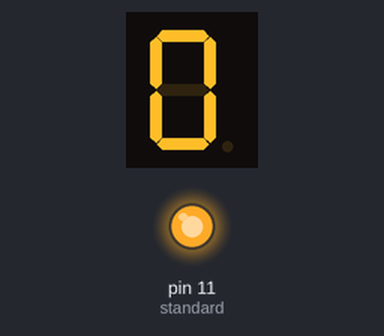
Recording of a sketch running on a simulated Arduino Uno, built with avr-gcc and run on an emulated ATmega328P. On the bench: 1-digit seven-segment display, output pins drawn as LEDs (lit = HIGH). Wiring (inferred from the names in the program): 1-digit 7-segment display, segments lit when LOW: segments pin 8, pin 7, pin 6, pin 4, pin 3, pin 9, pin 10, pin 5. The segment pins are drawn as the display they are named for; pins used as bus, display or sensor lines are not drawn.

Above: at 0.1 s.
At 0.5 s:
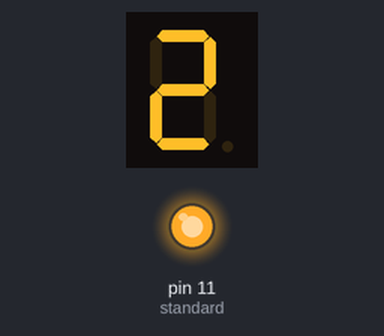
At 1.1 s:
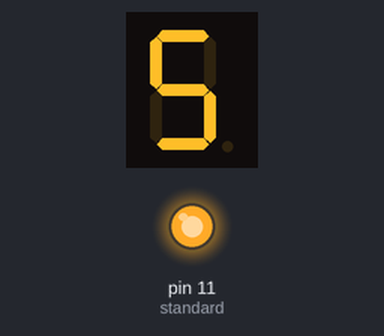
At 1.7 s:
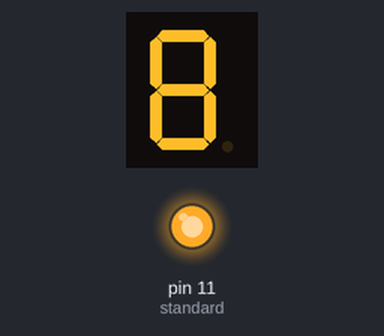
At 2.3 s:
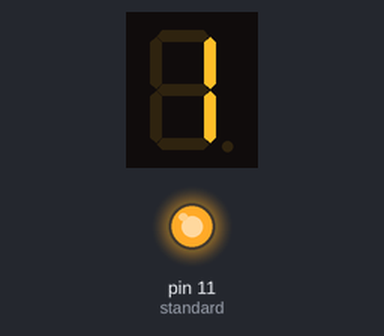

The sketch:

e16_digitron.ino
```cpp
int standard = 11;
int a = 8;
int b = 7;
int c = 6;
int d = 4;
int e = 3;
int f = 9;
int g = 10;
int dp = 5;

void digital_0(){
  digitalWrite(a, LOW);
  digitalWrite(b, LOW);
  digitalWrite(c, LOW);
  digitalWrite(d, LOW);
  digitalWrite(e, LOW);
  digitalWrite(f, LOW);

  digitalWrite(g, HIGH);
  digitalWrite(dp, HIGH);
}

void digital_1(){
  digitalWrite(b, LOW);
  digitalWrite(c, LOW);

  digitalWrite(a, HIGH);
  digitalWrite(d, HIGH);
  digitalWrite(e, HIGH);
  digitalWrite(f, HIGH);
  digitalWrite(g, HIGH);
  digitalWrite(dp, HIGH);
}

void digital_2(){
  digitalWrite(a, LOW);
  digitalWrite(b, LOW);
  digitalWrite(g, LOW);
  digitalWrite(e, LOW);
  digitalWrite(d, LOW);

  digitalWrite(c, HIGH);
  digitalWrite(f, HIGH);
  digitalWrite(dp, HIGH);
}

void digital_3(){
  digitalWrite(a, LOW);
  digitalWrite(b, LOW);
  digitalWrite(c, LOW);
  digitalWrite(d, LOW);
  digitalWrite(g, LOW);

  digitalWrite(e, HIGH);
  digitalWrite(f, HIGH);
  digitalWrite(dp, HIGH);
}

void digital_4(){
  digitalWrite(b, LOW);
  digitalWrite(c, LOW);
  digitalWrite(f, LOW);
  digitalWrite(g, LOW);

  digitalWrite(a, HIGH);
  digitalWrite(d, HIGH);
  digitalWrite(e, HIGH);
  digitalWrite(dp, HIGH);
}

void digital_5(){
  digitalWrite(a, LOW);
  digitalWrite(f, LOW);
  digitalWrite(g, LOW);
  digitalWrite(c, LOW);
  digitalWrite(d, LOW);

  digitalWrite(b, HIGH);
  digitalWrite(e, HIGH);
  digitalWrite(dp, HIGH);
}

void digital_6(){
  digitalWrite(a, LOW);
  digitalWrite(f, LOW);
  digitalWrite(g, LOW);
  digitalWrite(c, LOW);
  digitalWrite(d, LOW);
  digitalWrite(e, LOW);

  digitalWrite(b, HIGH);
  digitalWrite(dp, HIGH);
}

void digital_7(){
  digitalWrite(a, LOW);
  digitalWrite(b, LOW);
  digitalWrite(c, LOW);

  digitalWrite(d, HIGH);
  digitalWrite(e, HIGH);
  digitalWrite(f, HIGH);
  digitalWrite(g, HIGH);
  digitalWrite(dp, HIGH);
}

void digital_8(){
  digitalWrite(a, LOW);
  digitalWrite(b, LOW);
  digitalWrite(c, LOW);
  digitalWrite(d, LOW);
  digitalWrite(e, LOW);
  digitalWrite(f, LOW);
  digitalWrite(g, LOW);

  digitalWrite(dp, HIGH);
}

void digital_9(){
  digitalWrite(a, LOW);
  digitalWrite(b, LOW);
  digitalWrite(c, LOW);
  digitalWrite(d, LOW);
  digitalWrite(f, LOW);
  digitalWrite(g, LOW);

  digitalWrite(e, HIGH);
  digitalWrite(dp, HIGH);
}

void setup() {
  pinMode(a, OUTPUT);
  pinMode(b, OUTPUT);
  pinMode(c, OUTPUT);
  pinMode(d, OUTPUT);
  pinMode(e, OUTPUT);
  pinMode(f, OUTPUT);
  pinMode(g, OUTPUT);
  pinMode(dp, OUTPUT);

  pinMode(standard, OUTPUT);
  digitalWrite(standard, HIGH);
}

void loop() {
  digital_0();
  delay(200);
  digital_1();
  delay(200);
  digital_2();
  delay(200);
  digital_3();
  delay(200);
  digital_4();
  delay(200);
  digital_5();
  delay(200);
  digital_6();
  delay(200);
  digital_7();
  delay(200);
  digital_8();
  delay(200);
  digital_9();
  delay(200);
}
```

Measured:
- by itself, everything shown: repeats every 2.0 s, in 10 steps
